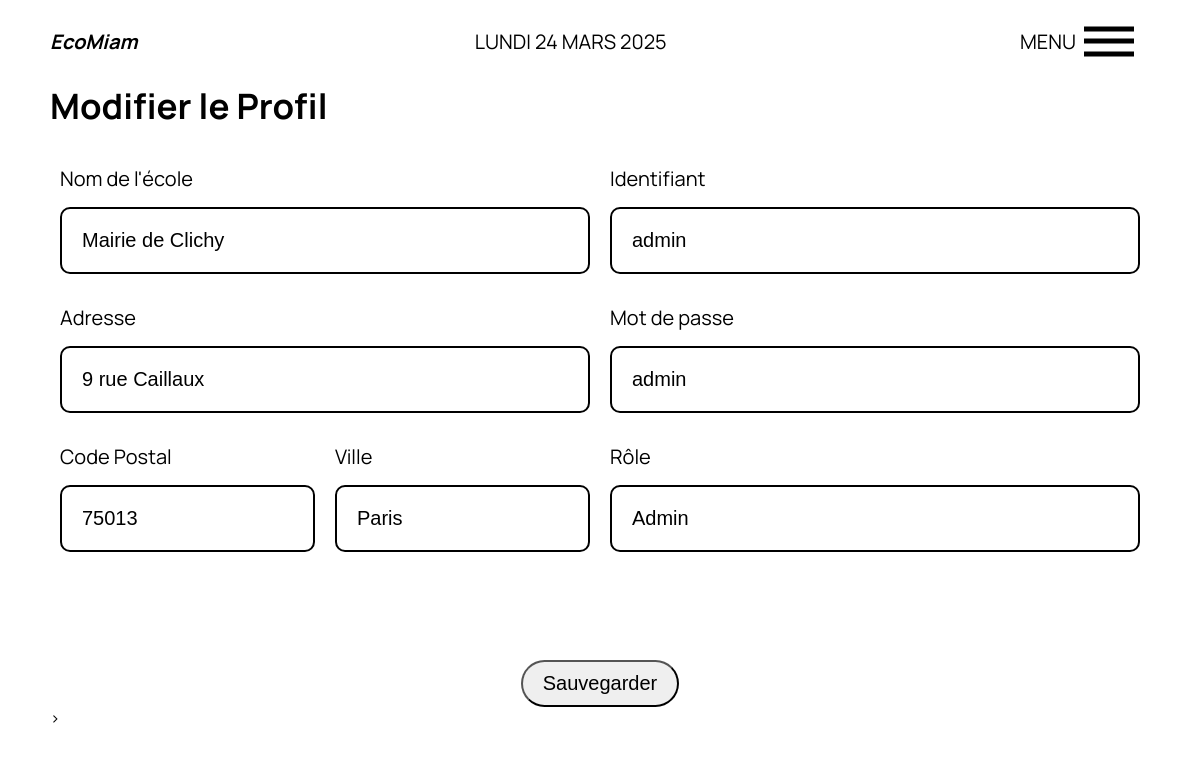
The app's page /Mairie/Users/HTML_Users_update.php?id=8 with its own data.
### tables this page shows
CREATE TABLE `users` (
  `id` int NOT NULL,
  `nom` varchar(150) NOT NULL,
  `adresse` varchar(150) NOT NULL,
  `code_postal` int NOT NULL,
  `ville` varchar(150) NOT NULL,
  `identifiant` varchar(50) NOT NULL,
  `mdp` text,
  `role_profil` varchar(10) NOT NULL
);

### Mairie/Users/HTML_Users_update.php (the view, shortened to what this page needs)
<?php
require_once '../../bdd.php';
$id_users = intval($_GET['id']);
$sql = "SELECT * FROM users WHERE id = :id";
$query = $connexion->prepare($sql);
$query->execute(['id' => $id_users]);
$profil = $query->fetch(PDO::FETCH_ASSOC);
?>
<!DOCTYPE html>
<html lang="fr">
<head>
    <link rel="stylesheet" href="../../CSS/crud_users.css">
</head>
<body>
    <header>
        <a class="logo" href="../../Mairie/HTML_Admin_Home.php">EcoMiam</a>
        <p id="date"></p>
        <div>
            <nav>
                <p>MENU&nbsp;&nbsp;</p>
                <div class="ham-menu">
                    <span></span>
                    <span></span>
                    <span></span>
                </div>
            </nav>
        </div>
    </header>
    <section class="crud_users">
        <form action="PHP_UsersUpdate.php" method="POST">
            <h2>Modifier le Profil</h2>
            <div class="textbox">
                <div class="infos">
                    <div class="info_to">
                        <label for="nom">Nom de l'école</label>
                        <input type="text" name="nom" id="nom" value="<?= htmlspecialchars($profil['nom']); ?>" required>
                    </div>
                    <div class="info_to">
                        <label for="adresse">Adresse</label>
                        <input type="text" name="adresse" id="adresse" value="<?= htmlspecialchars($profil['adresse']); ?>" required>
                    </div>
                    <div class="infos2">
                        <div class="info_to">
                            <label for="nom">Code Postal</label>
                            <input type="number" name="code_postal" id="code_postal" value="<?= htmlspecialchars($profil['code_postal']); ?>" required>
                        </div>
                        <div class="info_to">
                            <label for="adresse">Ville</label>
                            <input type="text" name="ville" id="ville" value="<?= htmlspecialchars($profil['ville']); ?>" required>
                        </div>
                    </div>
                </div>
                <div class="infos">
                    <div class="info_to">
                        <label for="plat">Identifiant</label>
                        <input type="text" name="identifiant" id="identifiant" value="<?= htmlspecialchars($profil['identifiant']); ?>" required>
                    </div>
                    <div class="info_to">
                        <label for="garniture">Mot de passe</label>
                        <input type="text" name="mdp" id="mdp" value="<?= htmlspecialchars($profil['mdp']); ?>" required>
                    </div>
                    <div class="info_to">
                        <label for="role_profil">Rôle</label>
                        <input type="text" name="role_profil" id="role_profil" value="<?= htmlspecialchars($profil['role_profil']); ?>" required>
                    </div>
                </div>
            </div>
            <div class="update">
                <button type="submit" name="modifier" value="Sauvegarder">Sauvegarder</button>
            </div>>
        </form>
    </section>
</body>
</html>

### CSS/crud_users.css (style rules this page uses)
.crud_users { padding: 0 50px; }
.textbox { display: flex; flex-direction: row; justify-content: center; align-items: start; width: 100%; height: 60vh; margin: 20px 0 30px 0; }
.infos { display: flex; flex-direction: column; justify-content: start; width: 100%; }
.info_to { display: flex; flex-direction: column; padding: 15px 10px; width: 100%; }
.info_to label { margin-bottom: 5px; font-size: 20px; }
.info_to input { padding: 20px; border: 2px solid black; font-size: 20px; margin-top: 10px; border-radius: 10px; width: 100%; }
.infos2 { display: flex; flex-direction: row; }
.add, .update { display: flex; justify-content: center; }
button { padding: 10px 20px; border-radius: 30px; font-size: 20px; }

### CSS/globals.css (style rules this page uses)
:root { --primary: #FFFFFF; --secondary: #335533; --background: #F5F5F3; --font-family: 'Manrope', sans-serif; }
* { margin: 0; padding: 0; box-sizing: border-box; text-decoration: none; list-style: none; }
body { font-family: var(--font-family); }
h2 { font-size: 35px; }
p { font-size: 20px; }
header { display: flex; flex-direction: row; justify-content: space-between; align-items: center; padding: 0 50px; }
.logo { color: black; font-size: 20px; font-weight: bold; font-style: italic; }
nav { display: flex; flex-direction: row; align-items: center; padding: 1rem; display: flex; }
.ham-menu { height: 50px; width: 50px; margin-left: auto; position: relative; z-index: 3; }
.ham-menu span { height: 5px; width: 100%; background-color: black; position: absolute; top: 50%; left: 50%; transform: translate(-50%, -50%); transition: 0.3s ease; }
.ham-menu span:nth-child(1) { top: 25%; }
.ham-menu span:nth-child(3) { top: 75%; }

### records on screen
users: nom "Mairie de Clichy", adresse "9 rue Caillaux", code_postal "75013", ville "Paris", identifiant "admin", mdp "admin", role_profil "Admin"
